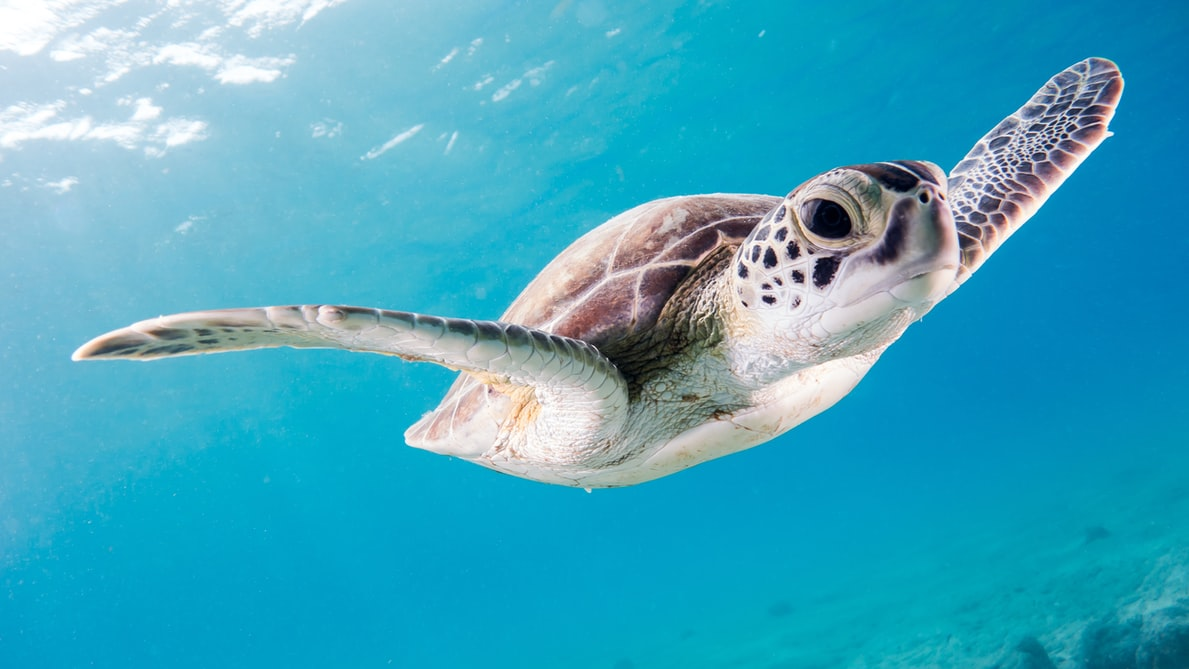
#> input picture src/data/ai-village-ctf/salt/turtle.jpg, 1189 x 669 px, found by its file name
$ python query.py
#> lines starting #> are read from the running program, lines starting #| are printed output that depends on the picture
from PIL import Image
import base64
import requests
import json


IMAGE_DIMS = (224, 224)

img = Image.open("/ai-village-ctf/salt/turtle.jpg")
#> img is the input picture: PIL image 1189x669 RGB; mean R, G, B 64.8, 166.4, 192.1
img = img.resize(IMAGE_DIMS)
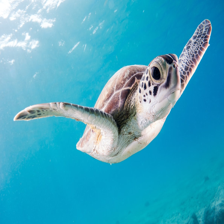
#> img: PIL image 224x224 RGB; mean R, G, B 64.8, 166.4, 192.1
img_bytes = img.tobytes()
b64_img_bytes = base64.urlsafe_b64encode(img_bytes)

data = {
    "input": b64_img_bytes.decode()
}

#> (the run stopped early here; a loop or call above may not have finished)
